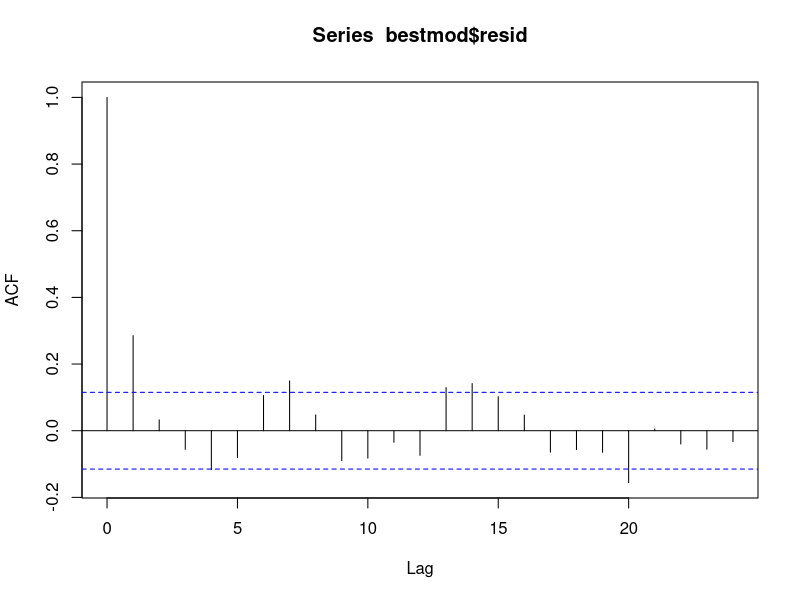
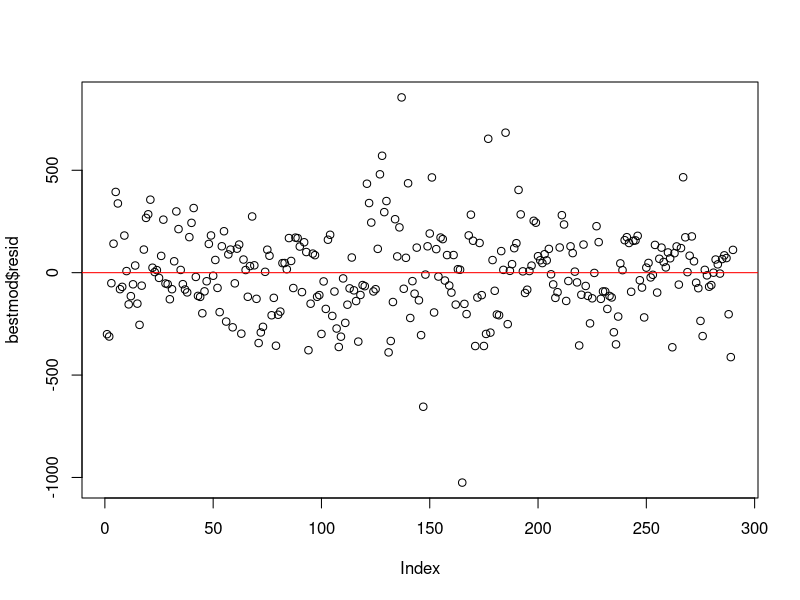
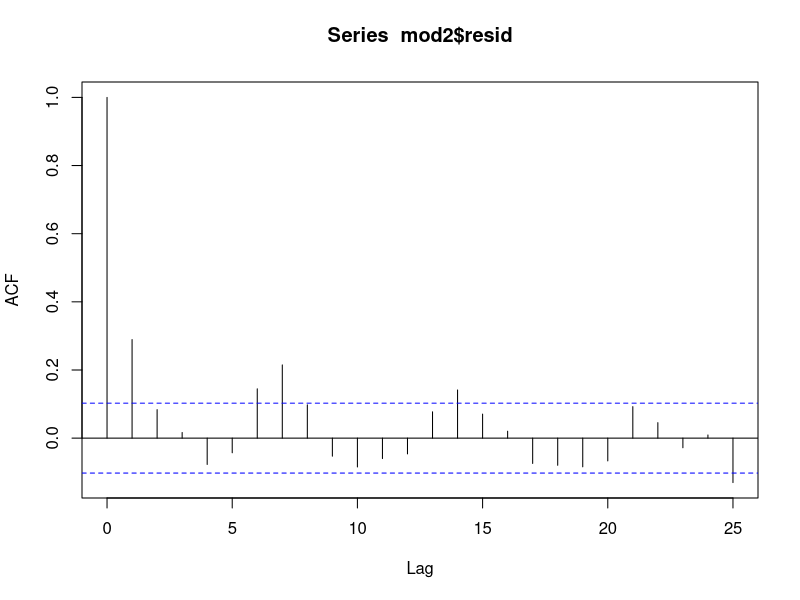
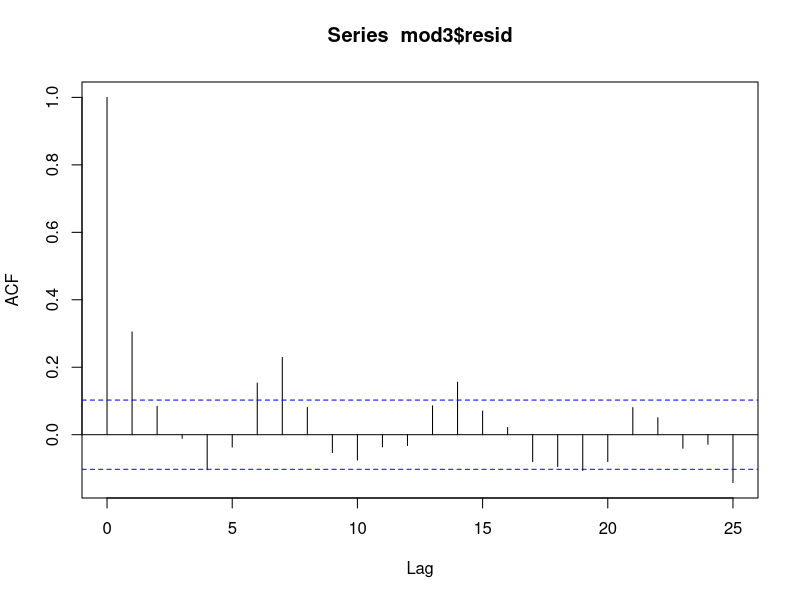
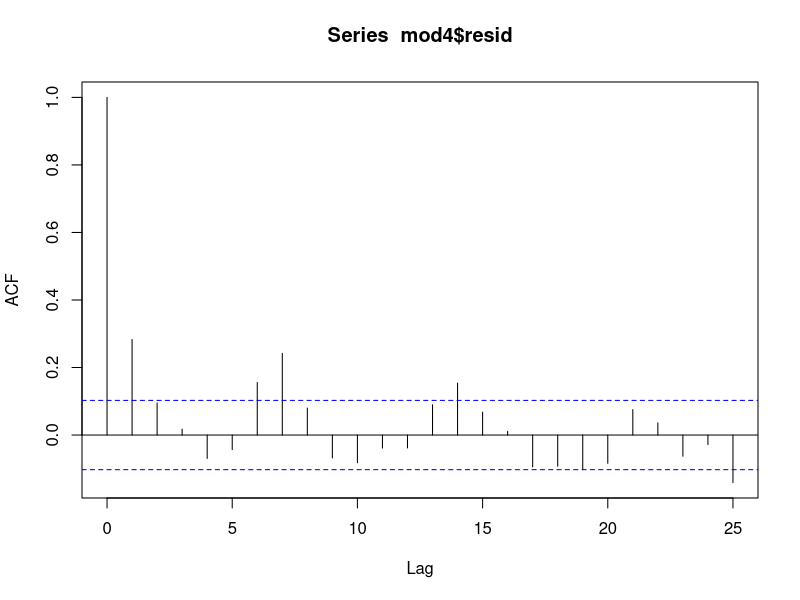
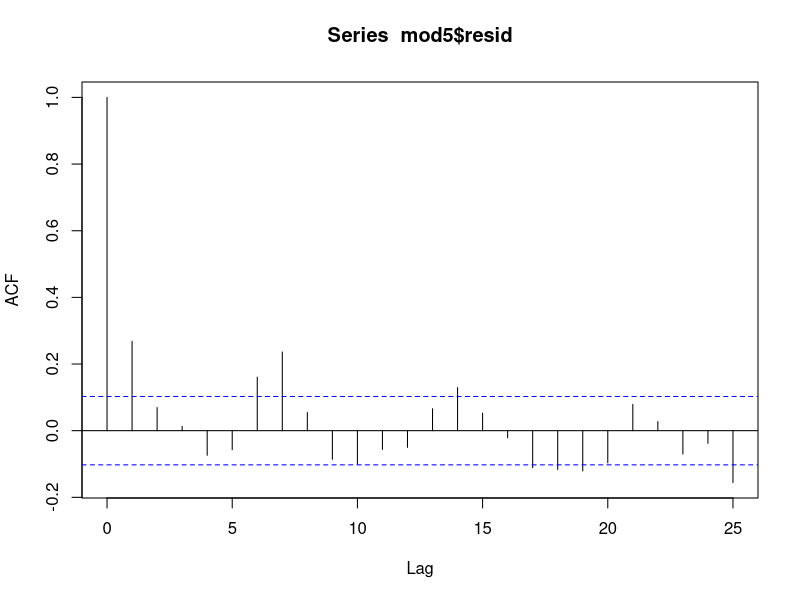
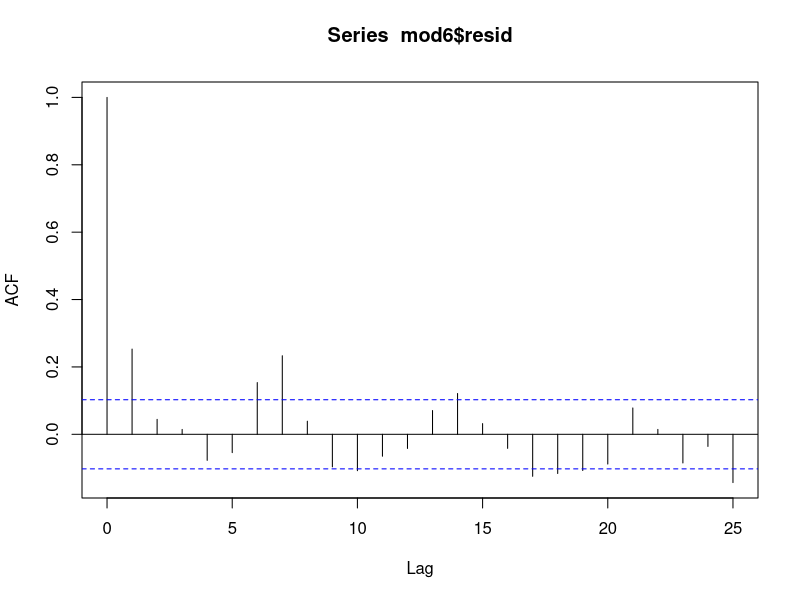
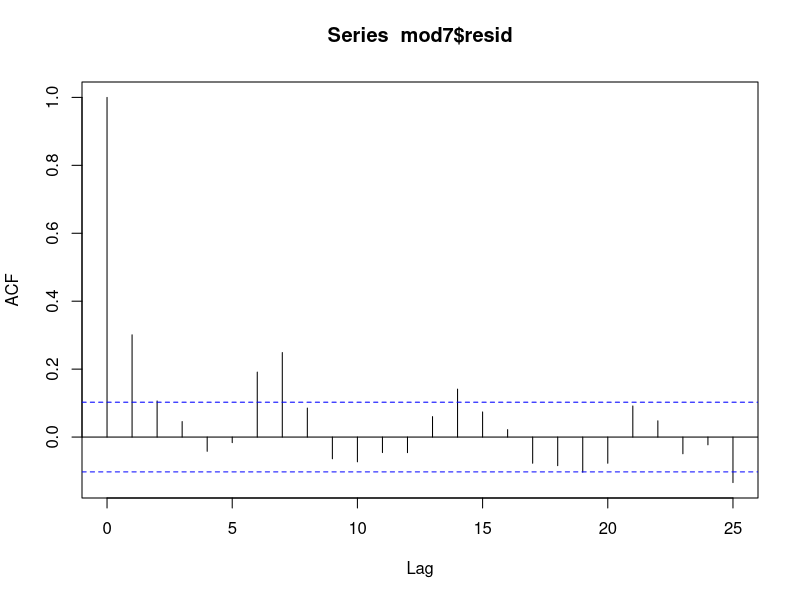

These charts were generated, in order, by the following R code: (Note: this script raises an error after producing the figures.)
## Playing around with the data

fremont <- read.csv("../data/weatherbike.csv", header=TRUE)
library(lmtest)
library(GGally)
library(ggplot2)
library(ggthemes)
library(lubridate)

##### DEFINING VARIABLES #######################

date <- fremont$Date
count <- fremont$count
x <- fremont$X

precip <- fremont$precipIntensityMax
precip2 <- fremont$precipIntensity
precipType <- fremont$precipType
precipTime <- fremont$precipIntensityMaxTime

min_temp <- fremont$temperatureMin
min_temp2 <- fremont$apparentTemperatureMin
max_temp <- fremont$temperatureMax
max_temp2 <- fremont$apparentTemperatureMax

icon <- fremont$icon;  
icon[which(icon=="partly-cloudy-night")] <- "partly-cloudy-day"

cloudCover <- fremont$cloudCover
windSpeed <- fremont$windSpeed
humidity <- fremont$humidity
visibility <- fremont$visibility
pressure <- fremont$pressure
daylight <- fremont$sunsetTime - fremont$sunriseTime
dewPoint <- fremont$dewPoint
moonPhase <- fremont$moonPhase

## Create a dummy variable for each day of the week, with Monday baseline
day <- seq(1, 365, 7)
Tues <- ifelse((x %in% day), 1, 0)
Wed <- ifelse((x %in% (day+1)), 1, 0)
Thurs <- ifelse((x %in% (day+2)), 1, 0)
Fri <- ifelse((x %in% (day+3)), 1, 0)
Sat <- ifelse((x %in% (day+4)), 1, 0)
Sun <- ifelse((x %in% (day+5)), 1, 0)
weekend <- Sat + Sun


## Create a dummy variable for holidays
hols <- c("01-01", "01-21", "02-18", "05-27", "07-04", "09-02", "11-11", 
	"11-28", "11-29", "12-24", "12-25", "12-31")
holiday <- numeric(length(x))
for(i in 1:length(hols)){y <- grep(hols[i], date); holiday[y] <- 1}


## Create a "season" factor, based on Farmer's Almanac dates of Equinox
season <- factor(date, levels=c("Winter", "Spring", "Summer", "Fall"))
season[date] <- "Winter"
season[x >= grep("2013-03-20", date) & x < grep("2013-06-21", date)] <- "Spring"
season[x >= grep("2013-06-21", date) & x < grep("2013-09-22", date)] <- "Summer"
season[x >= grep("2013-09-22", date) & x < grep("2013-12-21", date)] <- "Fall"


## Variable for the UW academic year
UW <- ifelse((x >= grep("2013-01-07", date) & x <= grep("2013-03-21", date)) | 
	(x >= grep("2013-04-01", date) & x <= grep("2013-06-13", date)) |
	(x >= grep("2013-09-25", date) & x <= grep("2013-12-12", date)), 1, 0)

## Create a variable for yesterday's precip
yesterday <- numeric(length(precip))
for(i in 2:length(yesterday)){yesterday[i] <- precip[i-1]}
yesterday[1] <- yesterday[2]

last3days <- numeric(length(precip))
for(i in 4:length(last3days)){last3days[i] <- mean(precip[(i-3):(i-1)])}
last3days[3] <- mean(precip[1:2])
last3days[1:2] <- precip[1]

## Take care of the last data point being NA for precip variable
precip[365] <- precip[364]


####### BEST WORKING MODEL #############################

bestmod <- lm(count ~ Fri + Sat + Sun + holiday + UW
	 + daylight + max_temp + precip + cloudCover + x)
summary(bestmod) 
AIC(bestmod)
BIC(bestmod)
acf(bestmod$resid)
dwtest(bestmod)
plot(bestmod$resid);  abline(h=0, col="red")
## bestmod adjusted R-sq = 0.8739;  AIC = 3944;  BIC 3988;  DW test p-val 1e-07

bestmod2 <- lm(count ~ Fri + Sat + Sun + holiday + UW
	+ daylight + max_temp + precip + windSpeed)
## bestmod2 is mod4 below;  selected based on highest AIC/BIC
## mod4 adjusted R-sq = 0.8492;  AIC = 5010;  BIC 5053;  DW test p-val 8e-09


####### MODELS WITH YESTERDAY'S WEATHER, INTERACTION TERMS, ETC. #####

mod2 <- lm(count ~ Fri + Sat + Sun + holiday + UW
	+ daylight + max_temp + precip)
summary(mod2); AIC(mod2); BIC(mod2); acf(mod2$resid); dwtest(mod2)
## mod2 adjusted R-sq = 0.8441;  AIC = 5021;  BIC 5060;  DW test p-val 5e-09
## This is just bestmod without the faulty cloudCover variable.
## AIC and BIC went way up by getting rid of it, but adjusted R-sq went down by .03

mod3 <- lm(count ~ Fri + Sat + Sun + holiday + UW
	+ daylight + max_temp + precip + windSpeed + yesterday)
summary(mod3); AIC(mod3); BIC(mod3); acf(mod3$resid); dwtest(mod3)
## mod3 adjusted R-sq = 0.8528;  AIC = 5002;  BIC 5049;  DW test p-val 7e-10
## Inclusion of yesterday's weather variable makes auto-correlation worse :(
## last3days precip variable was insignificant when tested

mod4 <- lm(count ~ Fri + Sat + Sun + holiday + UW
	+ daylight + max_temp + precip + windSpeed)
summary(mod4); AIC(mod4); BIC(mod4); acf(mod4$resid); dwtest(mod4)
## mod4 adjusted R-sq = 0.8492;  AIC = 5010;  BIC 5053;  DW test p-val 8e-09
## Without cloudCover in the model, windSpeed is highly significant.

mod5 <- lm(count ~ Fri + Sat + Sun + holiday + UW
	+ daylight + max_temp + precip + windSpeed + humidity)
summary(mod5); AIC(mod5); BIC(mod5); acf(mod5$resid); dwtest(mod5)
## mod5 adjusted R-sq = 0.8584;  AIC = 4988;  BIC 5035;  DW test p-val 3e-08
## humidity is highly significant also, but AIC/BIC penalize for added variable
## dewPoint can subsitute for humidity, but humidity is slightly better.

mod6 <- lm(count ~ Fri + Sat + Sun + holiday + UW
	+ daylight + max_temp + precip + windSpeed + dewPoint 
	+ windSpeed*max_temp + windSpeed*precip + daylight*precip + humidity*precip)
summary(mod6); AIC(mod6); BIC(mod6); acf(mod6$resid); dwtest(mod6)
## I played around with these and other interaction terms, didn't find any significant

mod7 <- lm(count ~ Fri + Sat + Sun + holiday + UW
	+ daylight + I(max_temp^3) + precip + windSpeed + humidity)
summary(mod7); AIC(mod7); BIC(mod7); acf(mod7$resid); dwtest(mod7)
## mod7 adjusted R-sq = 0.8517;  AIC = 5005;  BIC 5052;  DW test p-val 8e-10
## Played around with various higher-order terms; no dramatic improvements found.

plot(mod7$resid);  abline(h=0, col="red")


########## SUMMARY PLOTS #####################

## Daily bike count data, with months as labels
the_1st <- grep("*-01$", date)
plot(date, count, xaxt="n", xlab="Date", ylab="Aggregate Bike Count", 
	main="Aggregate Bike Count per day,  Jan. 1, 2013 - Dec. 31, 2013")
axis(side=1, labels=month.abb, at=the_1st)

## Plot pairs for variables in bestmod
pairs(cbind(count, daylight, max_temp, precip, cloudCover, x), 
	pch=20, col="darkblue")

## Individual variable plots, to look for problems
plot(cloudCover) ## has lots of NAs in latter half of year
plot(daylight) ## perfect sinusoid, as expected
plot(windSpeed) ## very scattered, looks legit
plot(humidity) ## roughly inverse to daylight, but with significant scatter
plot(visibility) ## interesting shape, no problems
plot(pressure) ## similar shape to humidity
plot(dewPoint) ## possibly-suspicious drop-off in values at end of year
plot(moonPhase) ## linear trend by month
plot(precip) ## has a lot of zeroes, but looks legit
plot(precip2) ## similar to precip, but with even more zeroes
plot(precipTime) ## perfectly linear;  don't know what this variable means, but don't use.
plot(min_temp) ## roughly sinusoidal, large correlation w/ daylight
plot(min_temp2) ## very similar to min_temp
plot(max_temp) ## very similar to min_temp
plot(max_temp2) ## also very similar to min_temp



####### SOME MODELS PREVIOUSLY TESTED #########

## Bike count linear model with day-of-week and holiday covariates
datemod1 <- lm(count ~ Tues + Wed + Thurs + Fri + Sat + Sun + holiday)
summary(datemod1)

datemod2 <- lm(count ~ Fri + Sat + Sun + holiday)
summary(datemod2) 

datemod3 <- lm(count ~ Fri + weekend + holiday)
summary(datemod3)

weathermod1 <- lm(count ~ min_temp + icon + precip + Fri + Sat + Sun + holiday, na.omit=TRUE)
summary(weathermod1)  ## Uses the weather "icon" in place of windSpeed and such

weathermod2 <- lm(count ~ Fri + Sat + Sun + holiday 
	+ min_temp + max_temp + precip + cloudCover + windSpeed + humidity)
summary(weathermod2)  ## Adds in several more weather variables; some are insignificant

weathermod3 <- lm(count ~ Fri + Sat + Sun + holiday 
	+ max_temp + precip + visibility + pressure)
summary(weathermod3)  ## All factors highly significant, R-squared of 0.83

weathermod4 <- lm(count ~ Tues + Wed + Thurs + Fri + Sat + Sun + holiday 
	+ max_temp + precip + visibility + pressure)
summary(weathermod4)  ## The additional days of the week are still not significant

## Model which adds "season" covariate
mod5 <- lm(count ~ Fri + Sat + Sun + holiday + season
	+ max_temp + precip + visibility + pressure)
summary(mod5)
plot(mod5$fit, mod5$resid);  abline(c(0,0), col="red")
date[which(mod5$resid == min(mod5$resid))]
date[which(mod5$resid == max(mod5$resid))]


########################################################

## Create a separate model for each day of the week

mydat <- data.frame(count, date, holiday, season, min_temp, max_temp, precip, 
	visibility, pressure, Tues, Wed, Thurs, Fri, Sat, Sun, weekend, 
	cloudCover, windSpeed, humidity, UW, daylight, x)
head(mydat)

dMon <- subset(mydat, Tues + Wed + Thurs + Fri + Sat + Sun == 0)
mMon <- lm(count ~ holiday + UW + daylight + max_temp + precip + cloudCover + x,
	data = dMon)
summary(mMon)
acf(mMon$resid)
dwtest(mMon)  ## p-val 0.76

dTues <- subset(mydat, Tues == 1)
mTues <- lm(count ~ holiday + UW + daylight + max_temp + precip + cloudCover + x,
	data = dTues)
summary(mTues)
acf(mTues$resid)
dwtest(mTues)  ## p-val 0.77

dWed <- subset(mydat, Wed == 1)
mWed <- lm(count ~ holiday + UW + daylight + max_temp + precip + cloudCover + x,
	data = dWed)
summary(mWed)
acf(mWed$resid)
dwtest(mWed)  ## p-val 0.02

dThurs <- subset(mydat, Thurs == 1)
mThurs <- lm(count ~ holiday + UW + daylight + max_temp + precip + cloudCover + x,
	data = dThurs)
summary(mThurs)
acf(mThurs$resid)
dwtest(mThurs)  ## p-val 0.12

dFri <- subset(mydat, Fri == 1)
mFri <- lm(count ~ UW + daylight + max_temp + precip + cloudCover + x,
	data = dFri)
summary(mFri)
acf(mFri$resid)
dwtest(mFri)  ## p-val 0.16

dSat <- subset(mydat, Sat == 1)
mSat <- lm(count ~ UW + daylight + max_temp + precip + cloudCover + x,
	data = dSat)
summary(mSat)
acf(mSat$resid)
dwtest(mSat)  ## p-val 0.16

dSun <- subset(mydat, Sun == 1)
mSun <- lm(count ~ UW + daylight + max_temp + precip + cloudCover + x,
	data = dSun)
summary(mSun)
acf(mSun$resid)
dwtest(mSun)  ## p-val 0.90
